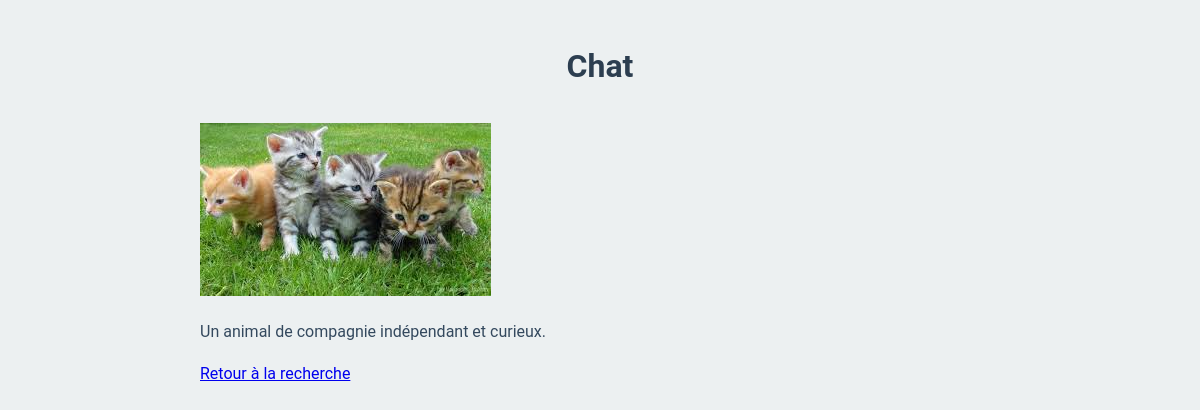
/element.php?id=2, run on the app's committed database.
### tables this page shows
CREATE TABLE `animaux` (
  `id` int NOT NULL,
  `nom` varchar(100) NOT NULL,
  `description` text,
  `photo` varchar(255) DEFAULT NULL
);

### element.php (the view, shortened to what this page needs)
<?php
require_once 'db.php';
$id = $_GET['id'] ?? '';
$stmt = $db->prepare("SELECT * FROM animaux WHERE id = :id");
$stmt->execute(['id' => $id]);
$animal = $stmt->fetch();
?>
<!DOCTYPE html>
<html lang="fr">
<head>
    <link rel="stylesheet" href="style.css">
</head>
<body>
    <h1><?php echo htmlspecialchars($animal['nom']); ?></h1>
    <img src="<?php echo htmlspecialchars($animal['photo']); ?>" alt="<?php echo htmlspecialchars($animal['nom']); ?>" style="max-width: 300px;">
    <p><?php echo nl2br(htmlspecialchars($animal['description'])); ?></p>
    <a href="index.php">Retour à la recherche</a>
</body>
</html>

### style.css (style rules this page uses)
:root { --primary-color: #3498db; --secondary-color: #2c3e50; --background-color: #ecf0f1; --text-color: #34495e; --shadow: 0 4px 6px rgba(0, 0, 0, 0.1); }
body { font-family: 'Roboto', sans-serif; background-color: var(--background-color); color: var(--text-color); line-height: 1.6; padding: 20px; max-width: 800px; margin: 0 auto; }
h1 { color: var(--secondary-color); text-align: center; margin-bottom: 30px; }

### data on the page
animaux: nom "Chat", photo+nom (picture), description "Un animal de compagnie indépendant et curieux."
